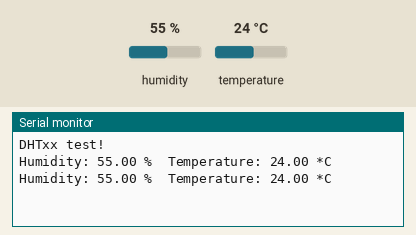
This sketch was run on a simulated Arduino Uno, built with avr-gcc and run on an emulated ATmega328P. On the bench: the last lines printed to the serial monitor. Inputs (shaded band) come from the test bench; at power-on: humidity 55 %, temperature 24 °C.

Above: at 4.8 s.
4.9 s: humidity set to 22 %
At 6.9 s:
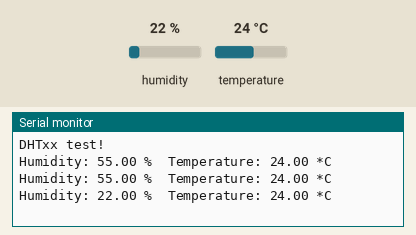
7.9 s: temperature set to 12 °C
At 8.6 s:
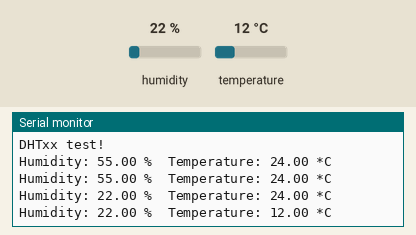
10.9 s: humidity set to 40 %
At 13.3 s:
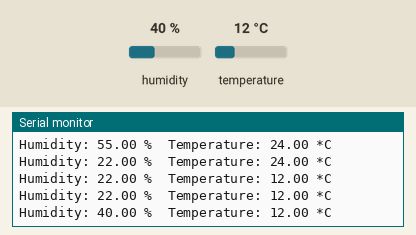
Timing chart, 0 to 14.8 s (numbered marks = the images above; inputs shaded):
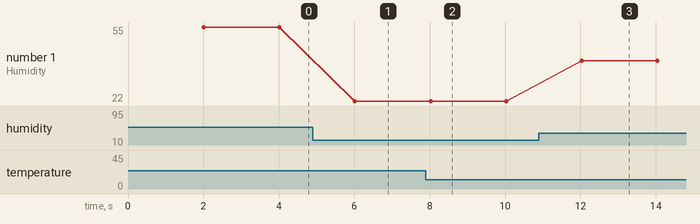

Measured:
- after the input at 4.9 s, the serial monitor: prints a new line after 1.1 s (image 1)
- after the input at 7.9 s, the serial monitor: prints a new line after 0.12 s (image 2)
- after the input at 10.9 s, the serial monitor: prints a new line after 1.1 s (image 3)
- plotted number 1: 55 → 22 after the input at 4.9 s, 22 → 40 after the input at 10.9 s

The sketch:

1_DHT.ino
```cpp
#include "DHT.h"
#define DHTPIN 2
#define DHTTYPE DHT22
DHT dht(DHTPIN, DHTTYPE);

void setup() {
  Serial.begin(9600);
  Serial.println("DHTxx test!");
  dht.begin();
}

void loop() {
  delay(2000);

  float h = dht.readHumidity();
  float t = dht.readTemperature();
  if (isnan(h) || isnan(t) ) {
    Serial.println("Failed to read from DHT sensor!");
    return;
  }

  Serial.print("Humidity: ");Serial.print(h);
  Serial.print(" %\tTemperature: "); Serial.print(t);
  Serial.println(" *C ");

}
```
